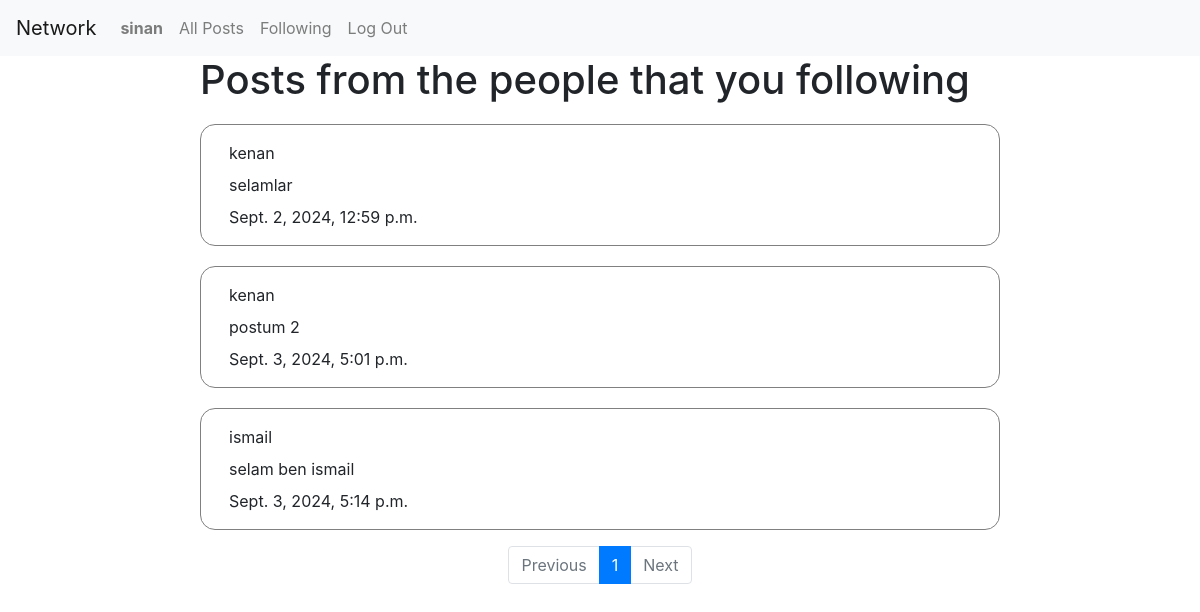
Page /following (signed in) on the committed database.
### network/models.py (models this page shows)
class User(AbstractUser):
    pass

class Post(models.Model):
    content = models.CharField(max_length=256)
    like = models.PositiveIntegerField(default=0)
    owner = models.ForeignKey(User, related_name="owner", on_delete=models.CASCADE)
    time = models.DateTimeField(auto_now_add=True)

### network/views.py (the view)
# urls.py: path("following", views.following, name="following"),
@login_required
def following(request):
    user = User.objects.get(pk=request.user.id)
    following = user.follower.all()
    if len(following) == 0:
        nofollow = True
        page_obj = None
    else:
        nofollow = False
        follow = [x.following.id for x in following]
        out = Post.objects.all().filter(owner__id__in = follow)
        paginator = Paginator(out,10)
        page_num = request.GET.get('page')
        page_obj = paginator.get_page(page_num)
    return render(request, "network/following.html", {"page_obj":page_obj, "nofollow":nofollow})

### network/templates/network/following.html
{% extends "network/layout.html" %}
{% block body %}
<main>
    {% if nofollow %}
    <h1>Currently, you are not following anybody.</h1>
    {% else %}
    <h1>Posts from the people that you following</h1>
    {% for post in page_obj %}
        <div class="post">
            <p>{{post.owner}}</p>
            <p>{{ post.content }}</p>
            <p>{{ post.time }}</p>
        </div>
    {% empty %}
    <h5>User has no posts</h5>
    {% endfor %}
    {% endif %}
</main>
<footer>
    <nav class="page-nav" aria-label="Page navigation">
        <ul class="pagination justify-content-center">
            {% if page_obj.has_previous %}
            <li class="page-item"><a class="page-link" href="?page={{ page_obj.previous_page_number }}">Previous</a></li>
            {% else %}
            <li class="page-item disabled"><a class="page-link" href="">Previous</a></li>
            {% endif %}
            <li class="page-item active"><a class="page-link" href="?page={{ page_obj.number }}">{{ page_obj.number }}</a></li>
            {% if page_obj.has_next %}
            <li class="page-item"><a class="page-link" href="?page={{ page_obj.next_page_number }}">Next</a></li>
            {% else %}
            <li class="page-item disabled"><a class="page-link" href="">Next</a></li>
            {% endif %}
        </ul>
    </nav>
</footer>
{% endblock %}

### network/templates/network/layout.html (shortened to what this page needs)
{% load static %}
<!DOCTYPE html>
<html lang="en">
    <head>
        <link rel="stylesheet" href="https://stackpath.bootstrapcdn.com/bootstrap/4.4.1/css/bootstrap.min.css">
        <link href="{% static 'network/styles.css' %}" rel="stylesheet">
    </head>
    <body>
        <header>
        <nav class="navbar navbar-expand-lg navbar-light bg-light">
            <a class="navbar-brand" href="{% url 'index' %}">Network</a>
            <div class="collapse navbar-collapse" id="navbarSupportedContent">
              <ul class="navbar-nav mr-auto">
                {% if user.is_authenticated %}
                    <li class="nav-item">
                        <a class="nav-link" href="{% url 'profile' user.username %}" id="profile-nav"><strong>{{ user.username }}</strong></a>
                    </li>
                {% endif %}
                <li class="nav-item">
                  <a class="nav-link" href="{% url 'index' %}" id="post-nav">All Posts</a>
                </li>
                {% if user.is_authenticated %}
                    <li class="nav-item">
                        <a class="nav-link" href="{% url 'following' %}" id="follow-nav">Following</a>
                    </li>
                    <li class="nav-item">
                        <a class="nav-link" href="{% url 'logout' %}">Log Out</a>
                    </li>
                {% endif %}
              </ul>
            </div>
          </nav>
        </header>
            {% block body %}
            {% endblock %}
    </body>
</html>

### network/static/network/styles.css (style rules this page uses)
* { margin: 0; padding: 0; box-sizing: border-box; }
body { min-height: 100vh; }
main { max-width: 800px; margin: 0 auto; }
footer { margin-top: 1em; }
p { margin: 0.5em 0.5em; }
.post { border: 1px solid gray; border-radius: 15px; margin-top: clamp(1em, 2.5vh, 1.5em); padding: 0.5em 2.5% }

### rows in the picture
User: username "sinan"
Post: owner "kenan", content "selamlar", time "Sept. 2, 2024, 12:59 p.m."
Post: owner "kenan", content "postum 2", time "Sept. 3, 2024, 5:01 p.m."
Post: owner "ismail", content "selam ben ismail", time "Sept. 3, 2024, 5:14 p.m."

### other values in the picture
{{ page_obj.number }} "1"
